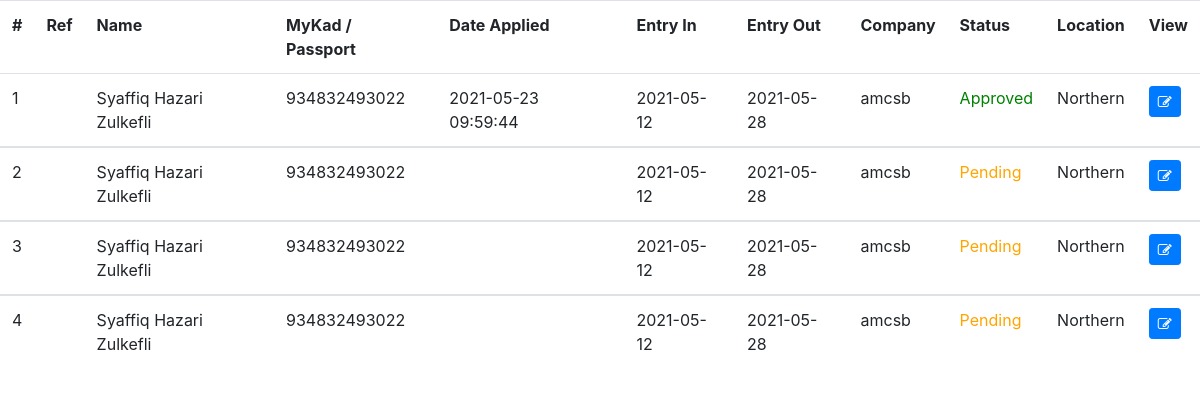
The app's page /backend-search.php?term=Hazari Zulkefli (signed in) with its own data.
### tables this page shows
CREATE TABLE `hd_0001` (
  `hd_id` int(11) NOT NULL,
  `refnum` varchar(15) DEFAULT NULL,
  `fullname` varchar(50) DEFAULT NULL,
  `mykad` varchar(30) DEFAULT NULL,
  `visoffice` varchar(10) DEFAULT NULL,
  `appemail` varchar(100) DEFAULT NULL,
  `entryin` date DEFAULT NULL,
  `entryout` date DEFAULT NULL,
  `company` varchar(200) DEFAULT NULL,
  `caddress` varchar(100) DEFAULT NULL,
  `ccity` varchar(20) DEFAULT NULL,
  `cstate` varchar(20) DEFAULT NULL,
  `cpostal` varchar(10) DEFAULT NULL,
  `telno` varchar(30) DEFAULT NULL,
  `reasonentry` varchar(150) DEFAULT NULL,
  `nameconperson` varchar(50) DEFAULT NULL,
  `emailaddconperson` varchar(100) DEFAULT NULL,
  `radio1` varchar(5) DEFAULT NULL,
  `country` varchar(100) NOT NULL DEFAULT 'NA',
  `doafromcountries` date DEFAULT NULL,
  `radio2` varchar(5) DEFAULT NULL,
  `individu` varchar(100) NOT NULL DEFAULT 'NA',
  `areafrom` varchar(100) NOT NULL DEFAULT 'NA',
  `radio3` varchar(5) DEFAULT NULL,
  `radio4` varchar(5) DEFAULT NULL,
  `rescovid` varchar(10) NOT NULL DEFAULT 'NA',
  `datetest` date DEFAULT NULL,
  `loctest` varchar(50) NOT NULL DEFAULT 'NA',
  `cough` varchar(5) DEFAULT NULL,
  `diffbreathing` varchar(5) DEFAULT NULL,
  `fever` varchar(5) DEFAULT NULL,
  `flu` varchar(5) DEFAULT NULL,
  `sorethroat` varchar(5) DEFAULT NULL,
  `othersymptoms` varchar(300) DEFAULT NULL,
  `applstatus` varchar(10) NOT NULL DEFAULT 'Pending',
  `dt_apply` datetime DEFAULT NULL,
  `dt_updstatus` datetime DEFAULT NULL,
  `dt_updsby` int(11) DEFAULT NULL,
  `covtestresult` varchar(200) DEFAULT NULL
);

### login/lib/library.php (called while the page is built, shortened)
<?php
class DemoLib
{
    public function UserDetails($user_id)
    {
        try {
            $db = DB();
            $query = $db->prepare("SELECT user_id, name, username, email, usertype, ainloc FROM users WHERE user_id=:user_id");
            $query->bindParam("user_id", $user_id, PDO::PARAM_STR);
            $query->execute();
            if ($query->rowCount() > 0) {
                return $query->fetch(PDO::FETCH_OBJ);
            }
        } catch (PDOException $e) {
            exit($e->getMessage());
        }
    }
}

### backend-search.php (the view, shortened to what this page needs)
<!DOCTYPE html>
<html>
<head>
<link rel="stylesheet" href="https://stackpath.bootstrapcdn.com/bootstrap/4.1.3/css/bootstrap.min.css">
<link rel="stylesheet" href="https://maxcdn.bootstrapcdn.com/font-awesome/4.7.0/css/font-awesome.min.css">
<?php
require __DIR__ . '/login/lib/library.php';
$app = new DemoLib();
$user = $app->UserDetails($_SESSION['user_id']);
?>
</head>
<?php
$statcolour = "";
try{
    if(isset($_REQUEST["term"])){
        $term = $_REQUEST["term"];
        $sql = "SELECT * FROM hd_0001 WHERE visoffice = '$user->ainloc' AND (fullname LIKE '%$term%' OR mykad LIKE '%$term%' OR entryin LIKE '%$term%' OR entryout LIKE '%$term%' OR company LIKE '%$term%' OR refnum LIKE '%$term%') ORDER BY dt_apply DESC";
        $stmt = $db->prepare($sql);
        $stmt->execute();
        if($stmt->rowCount() > 0){
            echo "<table class='table'>
            <thead class='thead-dark'><tr>
            <td><b>#</b></td>
            <td><b>Ref</b></td>
            <td><b>Name</b></td>
            <td><b>MyKad / Passport</b></td>
            <td><b>Date Applied</b></td>
            <td><b>Entry In</b></td>
            <td><b>Entry Out</b></td>
            <td><b>Company</b></td>
            <td><b>Status</b></td>
            <td><b>Location</b></td>
            <td><b>View</b></td></tr>
            </thead>";
            $counter = "1";
            while($row = $stmt->fetch()){
                if($row["applstatus"] == 'Approved'){
                    $statcolour = "green";
                } else if ($row["applstatus"] == 'Pending'){
                    $statcolour = "orange";
                } else {
                    $statcolour = "red";
                }
                echo "<tbody><tr><td>" . $counter; $counter++ . "</td>";
                echo "<td>" . $row["refnum"] . "</td>";
                echo "<td>" . $row["fullname"] . "</td>";
                echo "<td>" . $row["mykad"] . "</td>";
                echo "<td>" . $row["dt_apply"] . "</td>";
                echo "<td>" . $row["entryin"] . "</td>";
                echo "<td>" . $row["entryout"] . "</td>";
                echo "<td>" . $row["company"] . "</td>";
                echo "<td style='color:$statcolour';>" . $row["applstatus"] . "</td>";
                echo "<td>" . $row["visoffice"] . "</td>";
                echo "<td><a href='manageappl.php?view_id=$row[hd_id]'> <button type='button' class='btn btn-labeled btn-primary btn-sm'><span class='btn-label'><i class='fa fa-edit'></i></span></button></a></td></tr></tbody>";
            }
            echo "</table>";
        } else{
            echo "<p>No matches found</p>";
        }
    }
} catch(PDOException $e){
    die("ERROR: Could not able to execute $sql. " . $e->getMessage());
}
?>

### records on screen
hd_0001: fullname "Syaffiq Hazari Zulkefli", mykad "934832493022", dt_apply "2021-05-23 09:59:44", entryin "2021-05-12", entryout "2021-05-28", company "amcsb", applstatus "Approved", visoffice "Northern"
hd_0001: fullname "Syaffiq Hazari Zulkefli", mykad "934832493022", entryin "2021-05-12", entryout "2021-05-28", company "amcsb", applstatus "Pending", visoffice "Northern"
hd_0001: fullname "Syaffiq Hazari Zulkefli", mykad "934832493022", entryin "2021-05-12", entryout "2021-05-28", company "amcsb", applstatus "Pending", visoffice "Northern"
hd_0001: fullname "Syaffiq Hazari Zulkefli", mykad "934832493022", entryin "2021-05-12", entryout "2021-05-28", company "amcsb", applstatus "Pending", visoffice "Northern"
